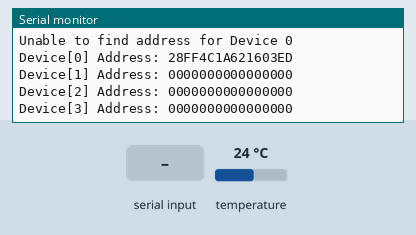
Bench run of a program on a simulated ESP32. Shown: the last lines printed to the serial monitor. Inputs (shaded band) come from the test bench; at power-on: temperature 24 °C.

Above: at 1.1 s.
1.2 s: "1" received over Serial
At 1.68 s:
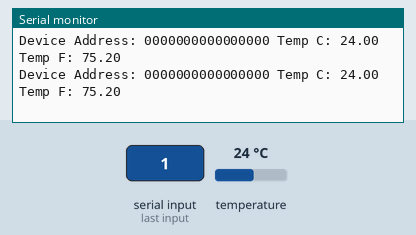
2.7 s: temperature set to 41 °C
At 3.18 s:
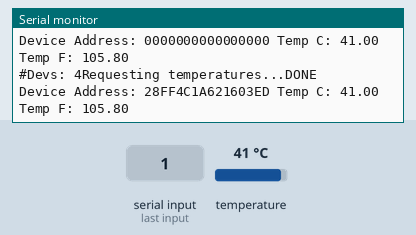
5.7 s: temperature set to 12 °C
At 6.09 s:
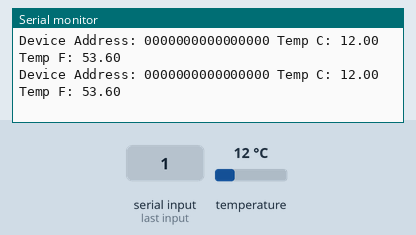
7.2 s: temperature set to 41 °C
At 7.97 s:
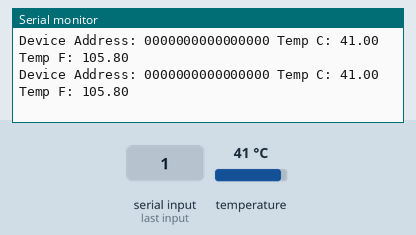
Timing chart, 0 to 10.2 s (numbered marks = the images above; inputs shaded):
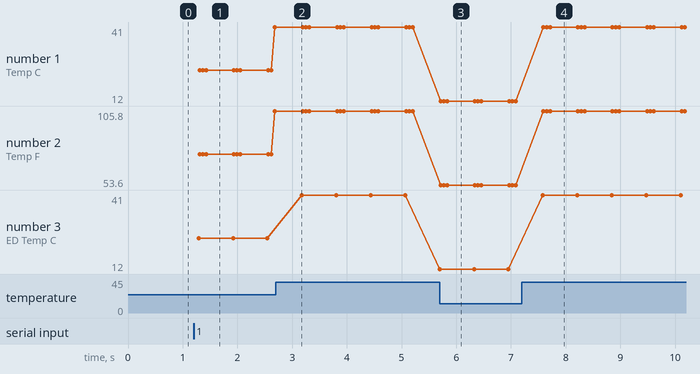

Measured:
- after the input at 1.2 s, the serial monitor: prints a new line at once (image 1)
- after the input at 2.7 s, the serial monitor: prints a new line after 0.48 s (image 2)
- after the input at 5.7 s, the serial monitor: prints a new line at once (image 3)
- plotted number 1: 41 → 12 after the input at 5.7 s
- plotted number 2: 105.8 → 53.6 after the input at 5.7 s
- plotted number 3: 24 → 41 after the input at 2.7 s, 41 → 12 after the input at 5.7 s

The program:

main.cpp
```cpp
#include <Arduino.h>
#include <OneWire.h>
#include <DallasTemperature.h>

// Data wire is plugged into port 2 on the Arduino
#define ONE_WIRE_BUS 27
#define TEMPERATURE_PRECISION 9
#define MAX_DEVICES 8

int DeviceCount = 0;

// Setup a oneWire instance to communicate with any OneWire devices (not just Maxim/Dallas temperature ICs)
OneWire oneWire(ONE_WIRE_BUS);

// Pass our oneWire reference to Dallas Temperature.
DallasTemperature sensors(&oneWire);

// arrays to hold device addresses
DeviceAddress DeviceAddresses[MAX_DEVICES];

// function to print a device address
void printAddress(DeviceAddress deviceAddress)
{
  for (uint8_t i = 0; i < 8; i++)
  {
    // zero pad the address if necessary
    if (deviceAddress[i] < 16) Serial.print("0");
    Serial.print(deviceAddress[i], HEX);
  }
}

// function to print the temperature for a device
void printTemperature(DeviceAddress deviceAddress)
{
  float tempC = sensors.getTempC(deviceAddress);
  Serial.print("Temp C: ");
  Serial.print(tempC);
  Serial.print(" Temp F: ");
  Serial.print(DallasTemperature::toFahrenheit(tempC));
}

// function to print a device's resolution
void printResolution(DeviceAddress deviceAddress)
{
  Serial.print("Resolution: ");
  Serial.print(sensors.getResolution(deviceAddress));
  Serial.println();
}

// main function to print information about a device
void printData(DeviceAddress deviceAddress)
{
  Serial.print("Device Address: ");
  printAddress(deviceAddress);
  Serial.print(" ");
  printTemperature(deviceAddress);
  Serial.println();
}


void setup(void)
{
  // start serial port
  Serial.begin(9600);
  Serial.println("Dallas Temperature IC Control Library Demo");

  // Start up the library
  sensors.begin();

  // locate devices on the bus
  Serial.print("Locating devices...");
  Serial.print("Found ");
  DeviceCount = sensors.getDeviceCount();
  Serial.print(DeviceCount, DEC);
  DeviceCount = 4;
  Serial.println(" devices.");

  // report parasite power requirements
  Serial.print("Parasite power is: ");
  if (sensors.isParasitePowerMode())
    Serial.println("ON");
  else Serial.println("OFF");

  // Search for devices on the bus and assign based on an index.

  for (int ii = 0; ii < DeviceCount; ii++) {
    if (!sensors.getAddress(DeviceAddresses[ii], ii)) Serial.println("Unable to find address for Device 0");
  }

  // show the addresses we found on the bus
  for (int ii = 0; ii < DeviceCount; ii++)  {
      Serial.print("Device[" );
      Serial.print(ii);
      Serial.print("] Address: ");
      //Serial.print(ii);
      printAddress(DeviceAddresses[ii]);
      Serial.println();

      // set the resolution to 9 bit per device
      sensors.setResolution(DeviceAddresses[ii], TEMPERATURE_PRECISION);
  }
  while(Serial.available() == 0){}
}
  /*
     Main function, calls the temperatures in a loop.
  */
  void loop(void)
  {
    // call sensors.requestTemperatures() to issue a global temperature
    // request to all devices on the bus
    Serial.print("#Devs: ");
    Serial.print(DeviceCount);
    Serial.print("Requesting temperatures...");
    sensors.requestTemperatures();
    Serial.println("DONE");

    // print the device information
    for (int ii = 0; ii < DeviceCount; ii++) {
      printData(DeviceAddresses[ii]);
    }
    delay(333);
  }
```
